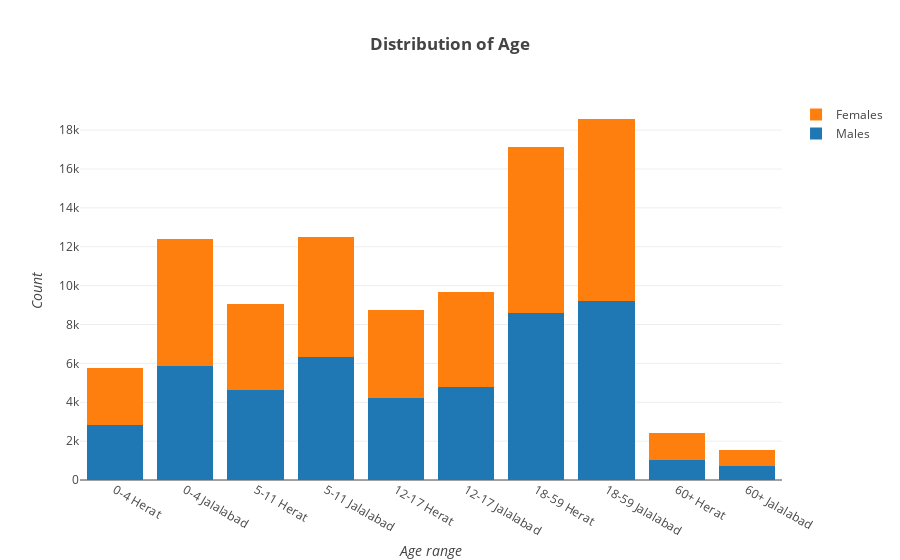

Here is the notebook cell this chart was saved with:
### Code cell
x = np.linspace(0, np.pi, 300)

layout = go.Layout(
    title='<b>Distribution of Age</b>',
    yaxis=dict(
        title='<i>Count</i>'
    ),
    xaxis=dict(
        title='<i>Age range</i>'
    ),
    
    barmode='stack'
)


f1_h = df_basics_hh[df_basics_hh['city']=='herat']['b_hh/b01a'].sum()
f2_h = df_basics_hh[df_basics_hh['city']=='herat']['b02a'].sum()
f3_h = df_basics_hh[df_basics_hh['city']=='herat']['b03a'].sum()
f4_h = df_basics_hh[df_basics_hh['city']=='herat']['b04a'].sum()
f5_h = df_basics_hh[df_basics_hh['city']=='herat']['b05a'].sum()

m1_h = df_basics_hh[df_basics_hh['city']=='herat']['b_hh/b01b'].sum()
m2_h = df_basics_hh[df_basics_hh['city']=='herat']['b02b'].sum()
m3_h = df_basics_hh[df_basics_hh['city']=='herat']['/b03b'].sum()
m4_h = df_basics_hh[df_basics_hh['city']=='herat']['b04b'].sum()
m5_h = df_basics_hh[df_basics_hh['city']=='herat']['b05b'].sum()

f1_j = df_basics_hh[df_basics_hh['city']=='jalalabad']['b_hh/b01a'].sum()
f2_j = df_basics_hh[df_basics_hh['city']=='jalalabad']['b02a'].sum()
f3_j = df_basics_hh[df_basics_hh['city']=='jalalabad']['b03a'].sum()
f4_j = df_basics_hh[df_basics_hh['city']=='jalalabad']['b04a'].sum()
f5_j = df_basics_hh[df_basics_hh['city']=='jalalabad']['b05a'].sum()

m1_j = df_basics_hh[df_basics_hh['city']=='jalalabad']['b_hh/b01b'].sum()
m2_j = df_basics_hh[df_basics_hh['city']=='jalalabad']['b02b'].sum()
m3_j = df_basics_hh[df_basics_hh['city']=='jalalabad']['/b03b'].sum()
m4_j = df_basics_hh[df_basics_hh['city']=='jalalabad']['b04b'].sum()
m5_j = df_basics_hh[df_basics_hh['city']=='jalalabad']['b05b'].sum()

trace1 = go.Bar(
    x=['0-4 Herat', '0-4 Jalalabad', '5-11 Herat', '5-11 Jalalabad', '12-17 Herat', '12-17 Jalalabad', '18-59 Herat', '18-59 Jalalabad', '60+ Herat', '60+ Jalalabad'],
    y=[m1_h, m1_j, m2_h, m2_j, m3_h, m3_j, m4_h, m4_j, m5_h, m5_j],
    name='Males'
)
trace2 = go.Bar(
    x=['0-4 Herat', '0-4 Jalalabad', '5-11 Herat', '5-11 Jalalabad', '12-17 Herat', '12-17 Jalalabad', '18-59 Herat', '18-59 Jalalabad', '60+ Herat', '60+ Jalalabad'],
    y=[f1_h, f1_j, f2_h, f2_j, f3_h, f3_j, f4_h, f4_j, f5_h, f5_j],
    name='Females'
)

data = [trace1, trace2]
layout = layout

fig = go.Figure(data=data, layout=layout)
py.offline.iplot(fig, filename='stacked-bar')

### Figure 1 — Plotly figure (JSON) as saved in the notebook; plotly's stock layout.template omitted (floating-point values rounded to 4 significant figures)
{"data": [{"name": "Males", "type": "bar", "uid": "7a6bf485-2530-4394-920a-d18039a1eb96", "x": ["0-4 Herat", "0-4 Jalalabad", "5-11 Herat", "5-11 Jalalabad", "12-17 Herat", "12-17 Jalalabad", "18-59 Herat", "18-59 Jalalabad", "60+ Herat", "60+ Jalalabad"], "y": [2846, 5868, 4647, 6327, 4215, 4805, 8582, 9229, 1022, 701]}, {"name": "Females", "type": "bar", "uid": "4aacadf7-fb42-4a55-baa6-b3fa273fec97", "x": ["0-4 Herat", "0-4 Jalalabad", "5-11 Herat", "5-11 Jalalabad", "12-17 Herat", "12-17 Jalalabad", "18-59 Herat", "18-59 Jalalabad", "60+ Herat", "60+ Jalalabad"], "y": [2917, 6517, 4423, 6193, 4522, 4870, 8536, 9344, 1402, 868]}], "layout": {"barmode": "stack", "title": {"text": "<b>Distribution of Age</b>"}, "xaxis": {"title": {"text": "<i>Age range</i>"}}, "yaxis": {"title": {"text": "<i>Count</i>"}}}}
